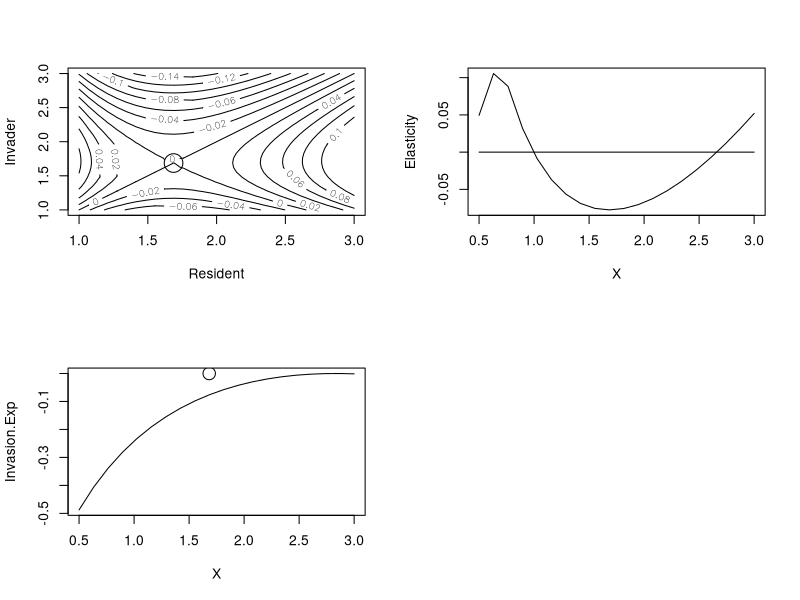

Here is the R script that generated this plot:
# using Fisherian optimization
rm(list=ls())

# using R0 as a fitness measure
rcalc = function(x) {
    af <- 0; bf <- 16; as <- 1; bs <- 0.5
    a <- af + bf*x
    b <- as + bs*x
    r0 <- a*exp(-b) / (1 - exp(-b))
    return(r0)
}

Result = optimize(f=rcalc, interval=c(0.1, 3), maximum=T)$maximum
print('Calculated')
print(Result)


# using Leslie matrix
## rm(list=ls())

leslie = function(x, maxage) {
    age <- seq(from=1, to=maxage)
    af <- 0; bf <- 16; as <- 1; bs <- 0.5
    m <- rep(af + bf*x, times=maxage)
    surv <- exp(-(as + bs*x) * age)
    age.surv <- matrix(0, maxage, 1)
    age.surv[1] = surv[1]
    for(i in 2:(maxage-1)) {
        age.surv[i] <- surv[i] / surv[i-1]
    }
    fertility <- m * age.surv # top row of leslie mat
    dummy <- matrix(0, maxage-1, maxage-1)
    diag(dummy) <- age.surv[1:(maxage-1)]
    leslie.mat <- matrix(0, maxage, maxage)
    leslie.mat[1,] <- fertility
    leslie.mat[2:maxage, 1:(maxage-1)] <- dummy
    return(leslie.mat)
}

dd = function(alpha, beta, fi, n) {
    fi*alpha*exp(-beta*n)
}

pop.dynamics = function(x) {
    x.resident <- x[1]
    x.invader <- x[2]
    alpha <- 1.0; beta <- 2*10^-5
    maxage <- 50
    resident.mat <- leslie(x.resident, maxage)
    invader.mat <- leslie(x.invader, maxage)
    f.resident <- resident.mat[1,]
    f.invader <- invader.mat[1,]
    maxgen <- 30
    n.resident <- matrix(0, maxage, 1) # pop size
    n.resident[1] <- 1
    for(i in 2:maxgen) {
        n <- sum(n.resident)
        resident.mat[1,] <- dd(alpha, beta, f.resident, n)
        n.resident <- resident.mat %*% n.resident
    }
    # introduce invader
    maxgen <- 100
    pop.invader <- matrix(0, maxgen, 1)
    n.invader <- matrix(0, maxage, 1)
    n.invader[1] <- 1
    pop.invader[1,1] <- n.invader[1]
    for(i in 2:maxgen) {
        n <- sum(n.resident) + sum(n.invader)
        resident.mat[1,] <- dd(alpha, beta, f.resident, n)
        n.resident <- resident.mat %*% n.resident
        invader.mat[1,] <- dd(alpha, beta, f.invader, n)
        n.invader <- invader.mat %*% n.invader
        pop.invader[i] <- sum(n.invader)
    }

    generation <- seq(from=1, to=maxgen)
    n.start <- 20
    # linear regression
    invasion.model <- lm(log(pop.invader[n.start:maxgen]) ~ generation[n.start:maxgen])
    # elasticity value = regression slope
    elasticity <- invasion.model$coeff[2]
    
    return(elasticity)
}

# execute Leslie
N1 = 30
X.Resident <- seq(from=1, to=3, length=N1)
X.Invader <- X.Resident
D <- expand.grid(X.Resident, X.Invader)
# generate values at combinations
Z <- apply(D, 1, pop.dynamics)
Z.Mat <- matrix(Z, N1, N1)

# contour plot
par(mfrow=c(2,2))
contour(X.Resident, X.Invader, Z.Mat, xlab="Resident", ylab="Invader")
points(1.68703, 1.68703, cex=3)


# Elasticity analysis
pop.dynamics2 = function(x, coeff) {
    pop.dynamics(c(x, coeff))
}

Increments = 20
Coeff = 0.995
X = matrix(seq(from=0.5, to=3.0, length=Increments))
Elasticity = apply(X, 1, pop.dynamics2, Coeff)

plot(X, Elasticity, type='l')
lines(c(0.5, 3.0), c(0, 0))

# calculate optimum
Optimum = optimize(pop.dynamics2, interval=c(0.5, 3.0), Coeff)
## Optimum = uniroot(pop.dynamics2, interval=c(1.5, 3.0), Coeff)
Best.X = Optimum$minimum
## Best.X = Optimum$root
print('Optimum body size')
print(signif(Best.X, 6))

## Best.X = 1.68703 # don't know why uniroot is not giving correct value
Coeffs = X / Best.X
Invasion.Exp = matrix(0, Increments, 1) # allocate matrix

for(i in 1:Increments) {
    Invasion.Exp[i] = pop.dynamics2(Best.X, Coeffs[i])
}

plot(X, Invasion.Exp, type='l')
points(Best.X, 0, cex=2)

